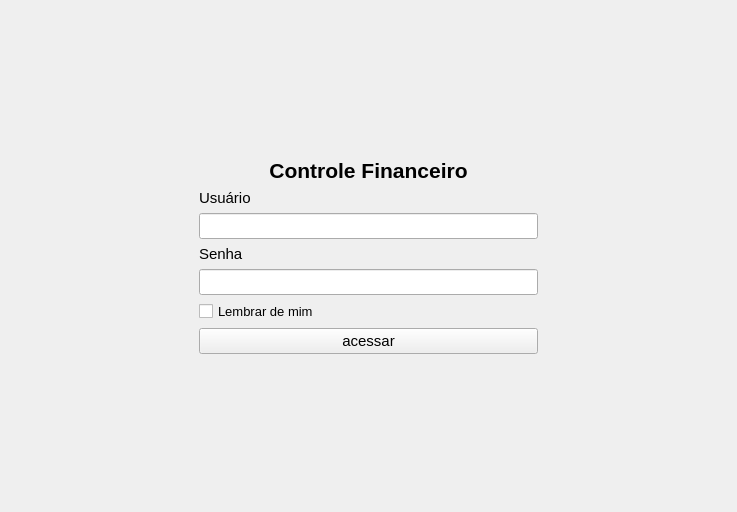
<?xml version="1.0" encoding="UTF-8"?>
<ui version="4.0">
 <class>LoginForm</class>
 <widget class="QWidget" name="LoginForm">
  <property name="geometry">
   <rect>
    <x>0</x>
    <y>0</y>
    <width>737</width>
    <height>512</height>
   </rect>
  </property>
  <property name="font">
   <font>
    <family>Segoe UI</family>
    <pointsize>11</pointsize>
   </font>
  </property>
  <property name="windowTitle">
   <string>Form</string>
  </property>
  <layout class="QHBoxLayout" name="horizontalLayout" stretch="1,2,1">
   <item>
    <spacer name="horizontalSpacer">
     <property name="orientation">
      <enum>Qt::Horizontal</enum>
     </property>
     <property name="sizeHint" stdset="0">
      <size>
       <width>40</width>
       <height>20</height>
      </size>
     </property>
    </spacer>
   </item>
   <item>
    <widget class="QWidget" name="widget" native="true">
     <property name="minimumSize">
      <size>
       <width>300</width>
       <height>0</height>
      </size>
     </property>
     <layout class="QVBoxLayout" name="verticalLayout">
      <item>
       <spacer name="verticalSpacer_2">
        <property name="orientation">
         <enum>Qt::Vertical</enum>
        </property>
        <property name="sizeHint" stdset="0">
         <size>
          <width>20</width>
          <height>40</height>
         </size>
        </property>
       </spacer>
      </item>
      <item>
       <widget class="QLabel" name="label_3">
        <property name="font">
         <font>
          <pointsize>16</pointsize>
          <weight>75</weight>
          <bold>true</bold>
         </font>
        </property>
        <property name="text">
         <string>Controle Financeiro</string>
        </property>
        <property name="alignment">
         <set>Qt::AlignCenter</set>
        </property>
       </widget>
      </item>
      <item>
       <widget class="QLabel" name="label">
        <property name="text">
         <string>Usuário</string>
        </property>
       </widget>
      </item>
      <item>
       <widget class="QLineEdit" name="lineUsername"/>
      </item>
      <item>
       <widget class="QLabel" name="label_2">
        <property name="text">
         <string>Senha</string>
        </property>
       </widget>
      </item>
      <item>
       <widget class="QLineEdit" name="linePassword">
        <property name="echoMode">
         <enum>QLineEdit::Password</enum>
        </property>
       </widget>
      </item>
      <item>
       <widget class="QCheckBox" name="checkBox">
        <property name="font">
         <font>
          <pointsize>10</pointsize>
         </font>
        </property>
        <property name="text">
         <string>Lembrar de mim</string>
        </property>
       </widget>
      </item>
      <item>
       <widget class="QPushButton" name="pushButton">
        <property name="text">
         <string>acessar</string>
        </property>
       </widget>
      </item>
      <item>
       <spacer name="verticalSpacer">
        <property name="orientation">
         <enum>Qt::Vertical</enum>
        </property>
        <property name="sizeHint" stdset="0">
         <size>
          <width>20</width>
          <height>40</height>
         </size>
        </property>
       </spacer>
      </item>
     </layout>
    </widget>
   </item>
   <item>
    <spacer name="horizontalSpacer_2">
     <property name="orientation">
      <enum>Qt::Horizontal</enum>
     </property>
     <property name="sizeHint" stdset="0">
      <size>
       <width>40</width>
       <height>20</height>
      </size>
     </property>
    </spacer>
   </item>
  </layout>
 </widget>
 <tabstops>
  <tabstop>lineUsername</tabstop>
  <tabstop>linePassword</tabstop>
  <tabstop>checkBox</tabstop>
  <tabstop>pushButton</tabstop>
 </tabstops>
 <resources/>
 <connections/>
</ui>
